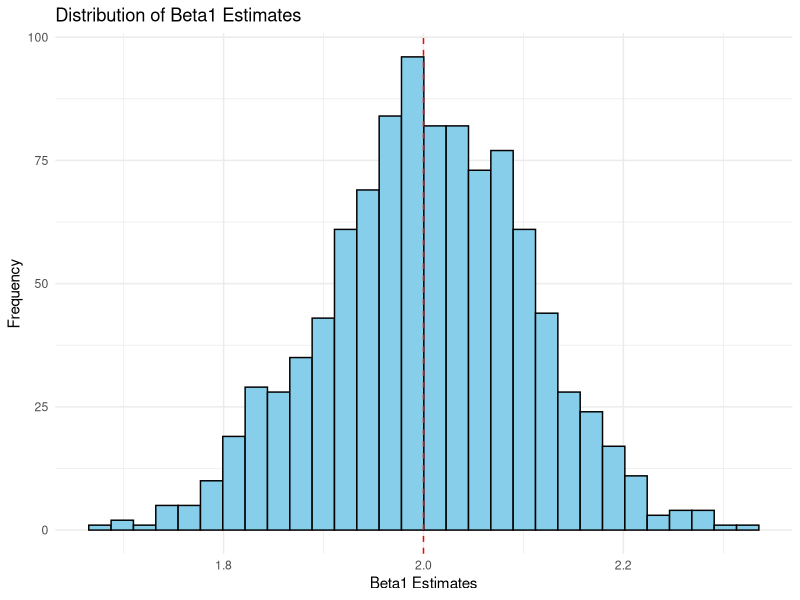
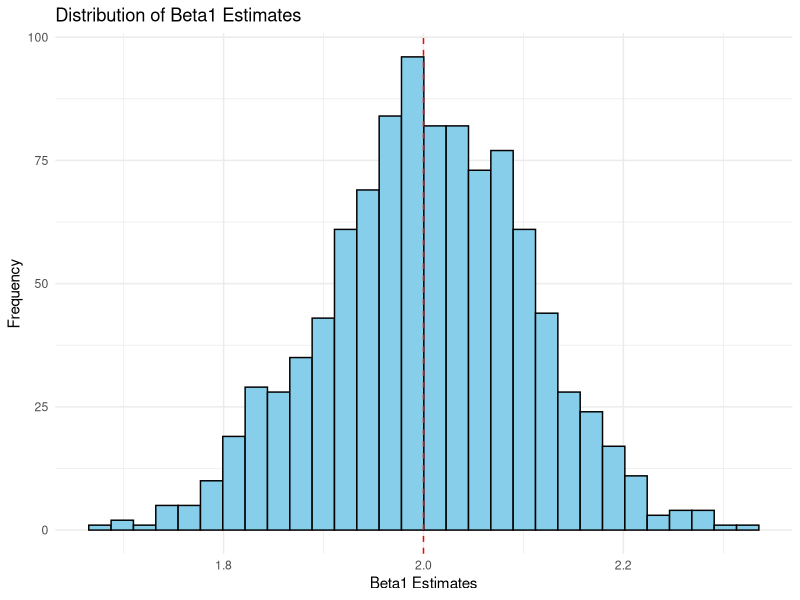

Recreate these plots in R, in order.
## ---- chunk 1
# Load library
library(tidyverse)
## ---- chunk 2
generate_data <- function(n = 100, beta0 = 1, beta1 = 2, sigma = 1) {
  tibble(
    x = rnorm(n),
    y = beta0 + beta1 * x + rnorm(n, sd = sigma)
  )
}
## ---- chunk 3
fit_model <- function(data) {
  model <- lm(y ~ x, data = data)
  tibble(
    beta0_hat = coef(model)[1],
    beta1_hat = coef(model)[2]
  )
}
## ---- chunk 4
set.seed(123)

# Number of simulations
N <- 1000

# Simulate data
simulated_data <- tibble(
  sim_id = 1:N
) %>%
  mutate(
    data = map(sim_id, ~ generate_data(n = 100, beta0 = 1, beta1 = 2, sigma = 1)) # Generate datasets
  )

# Take a look
simulated_data
#> # A tibble: 1,000 × 2
#>     sim_id data              
#>      <int> <list>            
#>   1      1 <tibble [100 × 2]>
#>   2      2 <tibble [100 × 2]>
#>   3      3 <tibble [100 × 2]>
#>   4      4 <tibble [100 × 2]>
#>   5      5 <tibble [100 × 2]>
#>   6      6 <tibble [100 × 2]>
#>   7      7 <tibble [100 × 2]>
#>   8      8 <tibble [100 × 2]>
#>   9      9 <tibble [100 × 2]>
#>  10     10 <tibble [100 × 2]>
#>  # ℹ 990 more rows
#>  # ℹ Use `print(n = ...)` to see more rows
## ---- chunk 5
# Fit model to each simulated dataset
simulation_results <- simulated_data %>%
  mutate(
   results = map(data, fit_model) # Apply the model
  ) %>%
  unnest(results) # Combine all results into a single table

## Take a look
simulation_results
#> # A tibble: 1,000 × 4
#>    sim_id data               beta0_hat beta1_hat
#>     <int> <list>                 <dbl>     <dbl>
#>  1      1 <tibble [100 × 2]>     0.897      1.95
#>  2      2 <tibble [100 × 2]>     0.970      1.95
#>  3      3 <tibble [100 × 2]>     0.937      2.20
#>  4      4 <tibble [100 × 2]>     1.11       2.00
#>  5      5 <tibble [100 × 2]>     0.983      1.98
#>  6      6 <tibble [100 × 2]>     0.979      2.02
#>  7      7 <tibble [100 × 2]>     0.940      1.99
#>  8      8 <tibble [100 × 2]>     1.04       1.96
#>  9      9 <tibble [100 × 2]>     1.03       1.98
#> 10     10 <tibble [100 × 2]>     1.08       1.94
#> # ℹ 990 more rows
#> # ℹ Use `print(n = ...)` to see more rows
## ---- chunk 6
# Summarize the results
summary_stats <- simulation_results %>%
  summarize(
    beta0_mean = mean(beta0_hat),
    beta1_mean = mean(beta1_hat),
    beta0_bias = mean(beta0_hat - 1),
    beta1_bias = mean(beta1_hat - 2),
    beta0_sd = sd(beta0_hat),
    beta1_sd = sd(beta1_hat)
  )

summary_stats
#> # A tibble: 1 × 6
#>   beta0_mean beta1_mean beta0_bias beta1_bias beta0_sd beta1_sd
#>        <dbl>      <dbl>      <dbl>      <dbl>    <dbl>    <dbl>
#> 1       1.00       2.00    0.00336    0.00357    0.102    0.103
## ---- chunk 7
# Histogram of beta1 estimates
ggplot(simulation_results, aes(x = beta1_hat)) +
  geom_histogram(bins = 30, fill = "skyblue", color = "black") +
  geom_vline(xintercept = 2, linetype = "dashed", color = "red") +
  labs(
    title = "Distribution of Beta1 Estimates",
    x = "Beta1 Estimates",
    y = "Frequency"
  ) +
  theme_minimal()


## ---- chunk 8
#| echo: false
ggsave("blog/images/beta1_estimates.png", width = 6, height = 4)
